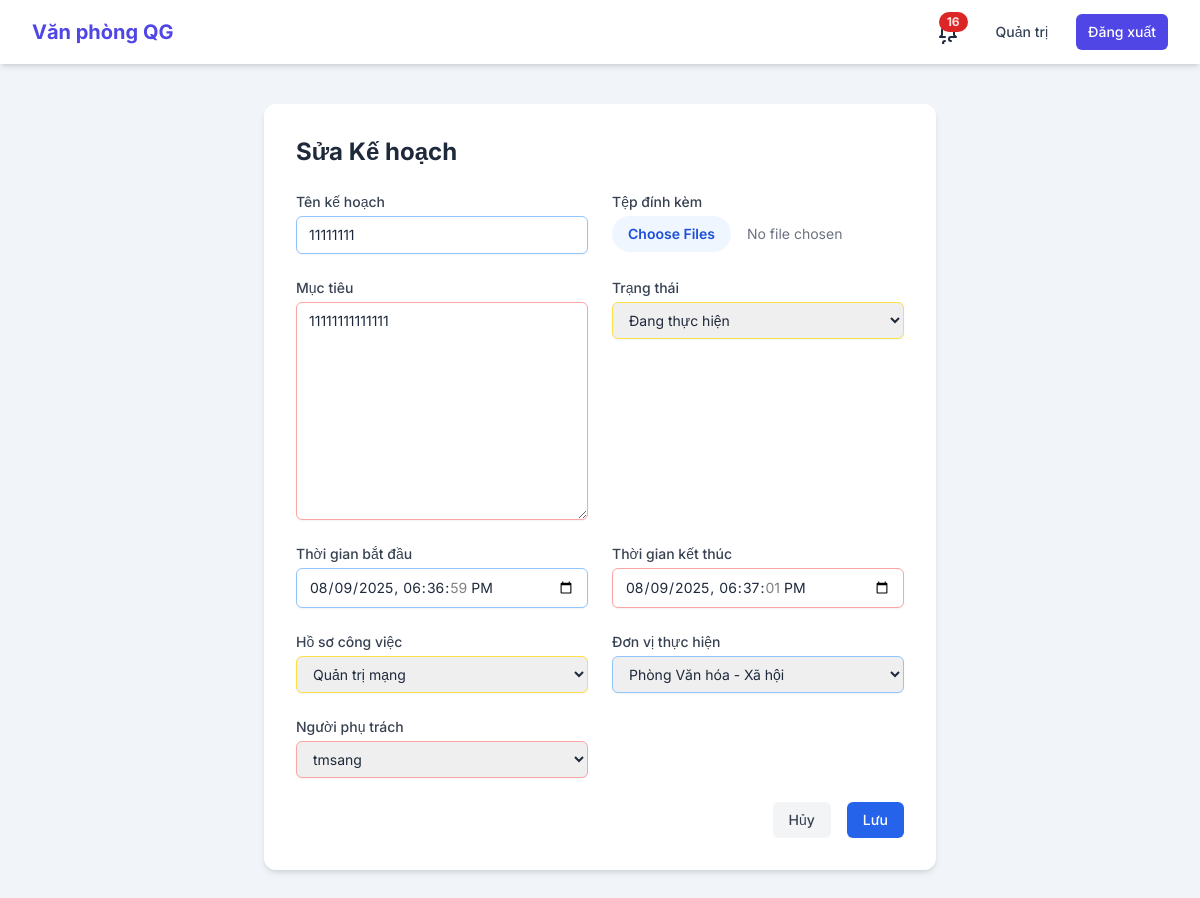
The app's page /kehoach/1/edit/ (signed in) with its own data.
### core/models.py (models this page shows, shortened)
class KeHoach(models.Model):
    class TrangThai(models.TextChoices):
        CHUA_BAT_DAU = 'CHUA_BAT_DAU', _('Chưa bắt đầu')
        DANG_THUC_HIEN = 'DANG_THUC_HIEN', _('Đang thực hiện')
        HOAN_THANH = 'HOAN_THANH', _('Hoàn thành')
        BI_TRE = 'BI_TRE', _('Bị trễ')
        DA_DUYET = 'DA_DUYET', _('Đã duyệt')
    ten_ke_hoach = models.CharField(max_length=255, verbose_name=_('Tên kế hoạch'))
    muc_tieu = models.TextField(verbose_name=_('Mục tiêu'))
    trang_thai = models.CharField(max_length=50, choices=TrangThai.choices, default=TrangThai.CHUA_BAT_DAU, verbose_name=_('Trạng thái'))
    thoi_gian_bat_dau = models.DateTimeField(verbose_name=_('Thời gian bắt đầu'))
    thoi_gian_ket_thuc = models.DateTimeField(verbose_name=_('Thời gian kết thúc'))
    id_du_an = models.ForeignKey(HoSoCongViec, on_delete=models.CASCADE, related_name='ke_hoach', verbose_name=_('Hồ sơ công việc'))
    id_don_vi_thuc_hien = models.ForeignKey(PhongBan, on_delete=models.SET_NULL, null=True, verbose_name=_('Đơn vị thực hiện'))
    id_nguoi_phu_trach = models.ForeignKey(settings.AUTH_USER_MODEL, on_delete=models.SET_NULL, null=True, related_name='ke_hoach_phu_trach', verbose_name=_('Người phụ trách'))

### core/views.py (the view, shortened to what this page needs)
# urls.py: path('kehoach/<int:pk>/edit/', views.KeHoachUpdateView.as_view(), name='kehoach-update'),
class KeHoachUpdateView(LoginRequiredMixin, UpdateView):
    model = KeHoach
    form_class = KeHoachForm
    template_name = 'core/kehoach_form.html'
    success_url = reverse_lazy('kehoach-list')

### core/forms.py
class KeHoachForm(forms.ModelForm):
    class Meta:
        model = KeHoach
        fields = '__all__'
        widgets = {
            'thoi_gian_bat_dau': forms.DateTimeInput(attrs={'type': 'datetime-local'}),
            'thoi_gian_ket_thuc': forms.DateTimeInput(attrs={'type': 'datetime-local'}),
        }
    def __init__(self, *args, **kwargs):
        super().__init__(*args, **kwargs)
        if not self.instance.pk: # Only set default for new instances
            self.initial['thoi_gian_bat_dau'] = timezone.now()

### core/models.py (called while the page is built)
    def __str__(self):
        return self.name

    def __str__(self):
        return self.ten_ho_so_cong_viec

### core/templates/core/kehoach_form.html (shortened to what this page needs)
{% extends 'core/base.html' %}
{% block content %}
    <div class="max-w-2xl mx-auto bg-white p-8 rounded-xl shadow-md">
        <h1 class="text-2xl font-bold text-slate-800 mb-6">{% if form.instance.pk %}Sửa Kế hoạch{% else %}Tạo Kế hoạch mới{% endif %}</h1>
        <form method="post" enctype="multipart/form-data" class="space-y-6">
            <div class="grid grid-cols-1 md:grid-cols-2 gap-6">
                {% for field in form %}
                    <div class="form-group">
                        <label for="{{ field.id_for_label }}" class="block text-sm font-medium text-gray-700">{{ field.label }}</label>
                        {{ field }}
                    </div>
                    {% if field.name == 'ten_ke_hoach' %}
                        <div class="form-group">
                            <label for="attachments" class="block text-sm font-medium text-gray-700">Tệp đính kèm</label>
                            <input type="file" name="attachments" id="attachments" multiple class="mt-1 block w-full text-sm text-gray-500
                                file:mr-4 file:py-2 file:px-4
                                file:rounded-full file:border-0
                                file:text-sm file:font-semibold
                                file:bg-blue-50 file:text-blue-700
                                hover:file:bg-blue-100"/>
                        </div>
                    {% endif %}
                {% endfor %}
            </div>
            <div class="flex items-center justify-end mt-8 space-x-4">
                <a href="{% url 'kehoach-list' %}" class="px-4 py-2 rounded-md text-sm font-medium text-gray-700 bg-gray-100 hover:bg-gray-200 transition-colors">Hủy</a>
                <button type="submit" class="px-4 py-2 rounded-md text-sm font-medium text-white bg-blue-600 hover:bg-blue-700 transition-colors">Lưu</button>
            </div>
        </form>
    </div>
{% endblock %}

### core/templates/core/base.html (style rules this page uses)
body { font-family: 'Inter', sans-serif; }

### records on screen
KeHoach: form "11111111" "11111111111111" "Đang thực hiện" "08/09/2025 18:36:59" "08/09/2025 18:37:01" "Quản trị mạng" "Phòng Văn hóa - Xã hội" "tmsang"

### other values on screen
{{ field.label }} "Tên kế hoạch" "Mục tiêu" "Trạng thái" "Thời gian bắt đầu" "Thời gian kết thúc" "Hồ sơ công việc" "Đơn vị thực hiện" "Người phụ trách"
